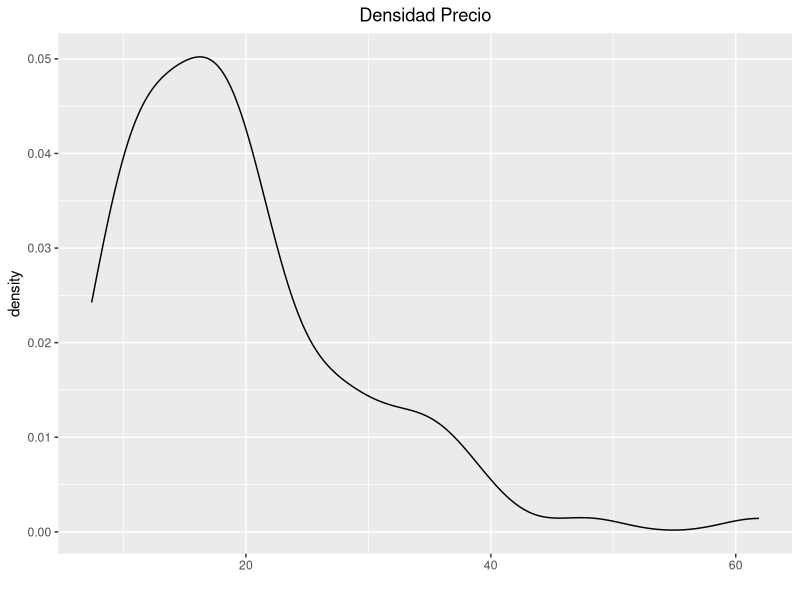
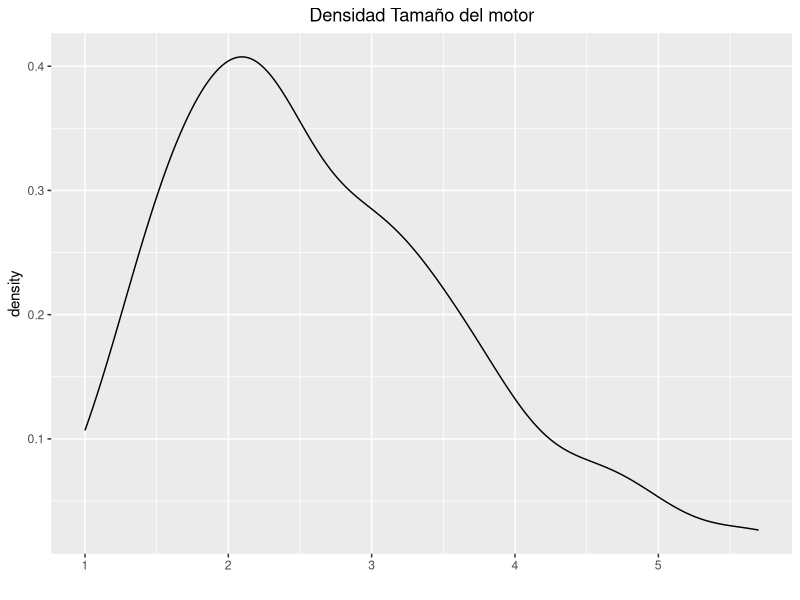
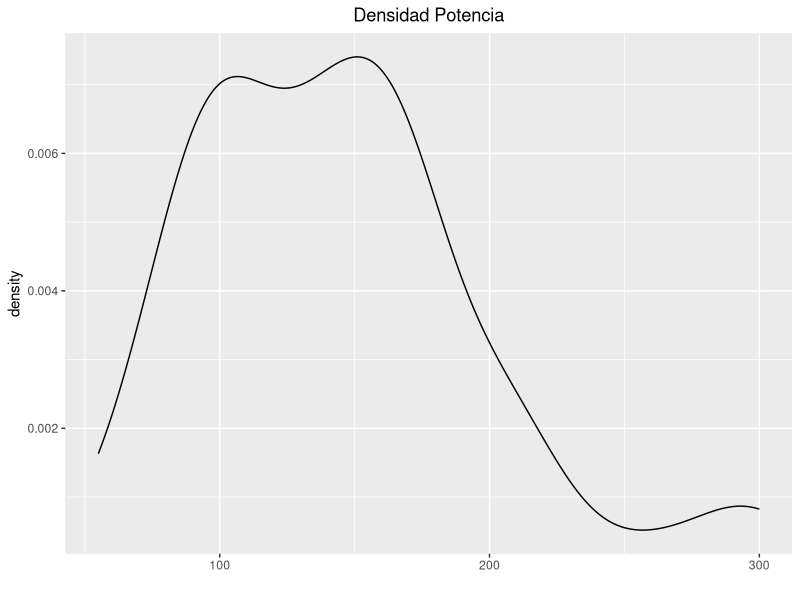

These figures' R source, in order:
## ---- chunk 1
require(MASS)
## ---- chunk 2
library(ggplot2)
g1 <- ggplot(Cars93, aes(x = Cars93$Price))
g1 + geom_line(stat = "density",show.legend = F) + ggtitle("Densidad Precio") + theme(plot.title = element_text(hjust = 0.5))+xlab("")

g1 <- ggplot(Cars93, aes(x = Cars93$EngineSize))
g1 + geom_line(stat = "density") + ggtitle("Densidad Tamaño del motor") + theme(plot.title = element_text(hjust = 0.5))+xlab("")

g1 <- ggplot(Cars93, aes(x = Cars93$Horsepower))
g1 + geom_line(stat = "density") + ggtitle("Densidad Potencia") + theme(plot.title = element_text(hjust = 0.5))+xlab("")
